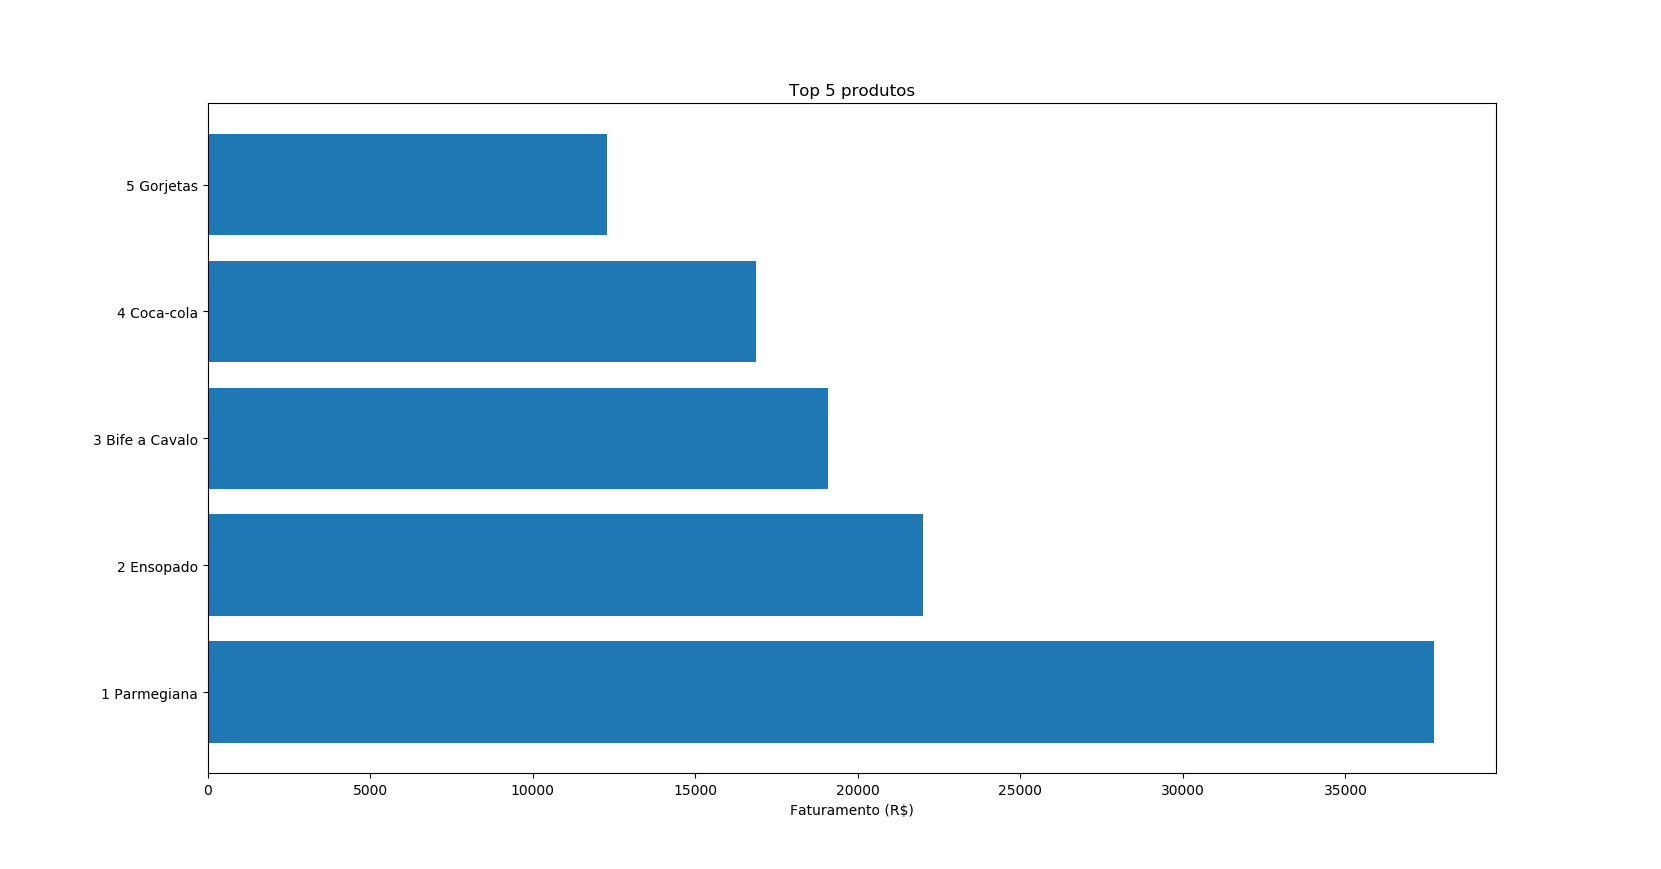

This figure's Python source:
import seaborn as sns
import matplotlib.pyplot as plt
import numpy as np
import pandas as pd
import os

# Read data
df = pd.read_csv('data/mock_produtos.csv')
# Group by product
df = df.groupby('Produto', as_index=False).agg({"Receita": "sum"})
# Sort value
df = df.sort_values(['Receita'],ascending=[False]).reset_index(drop=True)
# Set order value
df['Ordem'] = list(range(1,6))
df.Produto = df.apply(lambda row: str(row.Ordem) + ' ' + row.Produto, axis=1)
print(df.head())
#objects = ('Python', 'C++', 'Java', 'Perl', 'Scala', 'Lisp')
#y_pos = np.arange(len(objects))
fig  = plt.figure()
plt.barh(df.Produto, df.Receita, align='center')

#plt.yticks(y_pos, objects)
plt.xlabel('Faturamento (R$)')
plt.title('Top 5 produtos')
fig.set_size_inches(8.7*1.91,1*8.7)
fig.savefig('default_chart.png', dpi=100)
